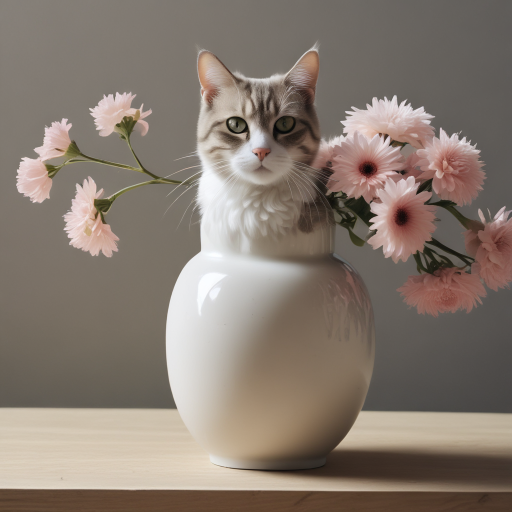
#> input picture AI_Expert/generated_20260315_164618.png, 1024 x 1024 px (shown at 1/2 size)
$ python -i 'Enhancing AI-Generated Images.py'   (imports and definitions only)
#> lines starting #> are read from the running program, lines starting #| are printed output that depends on the picture
#> further down, picture is the input picture: PIL image 1024x1024 RGB; mean R, G, B 134.5, 122.3, 112.1
import time
import requests
from PIL import Image, ImageEnhance, ImageFilter
from io import BytesIO
from config import HF_API_KEY

MODELS = [
    "ByteDance/SDXL-Lightning",
    "black-forest-labs/FLUX.1-dev",
    "stabilityai/stable-diffusion-xl-base-1.0",
]

HEADERS = {"Authorization": f"Bearer {HF_API_KEY}", "Accept": "image/png"}

# [34 lines left out: function generate_image_from_text, not called in this run]

def post_process_image(image):
    """Returns the processed PIL.Image (same I/O as your code)."""
    image = ImageEnhance.Brightness(image).enhance(1.2)
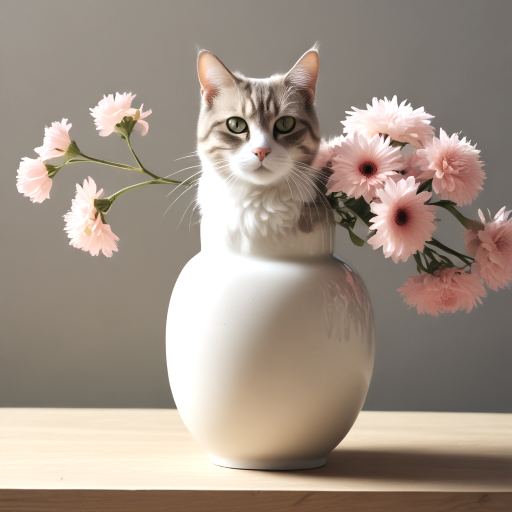
#> image: PIL image 1024x1024 RGB (shown at 1/2 size); mean R, G, B 159.9, 145.7, 133.4
    image = ImageEnhance.Contrast(image).enhance(1.3)
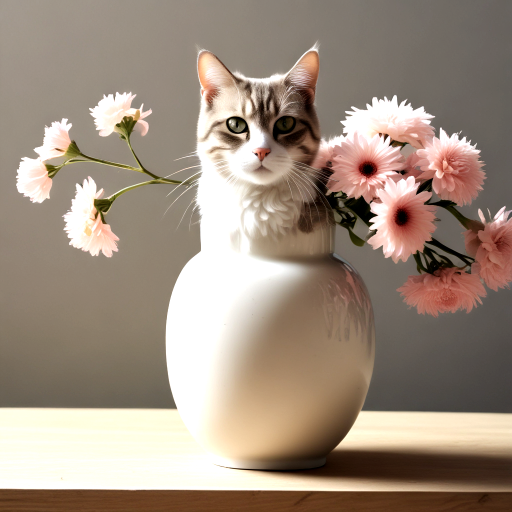
#> image: PIL image 1024x1024 RGB (shown at 1/2 size); mean R, G, B 158.2, 141.6, 126.7
    return image.filter(ImageFilter.GaussianBlur(radius=2))

# [27 lines left out: function main, not called in this run]

# [2 lines not run here, left out]

>>> from PIL import Image
>>> picture = Image.open('../generated_20260315_164618.png')
>>> result = post_process_image(picture)
